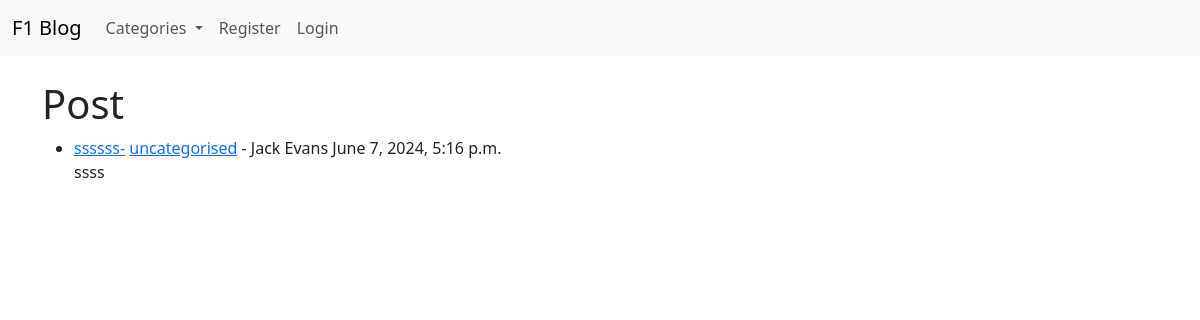
The app's page /, older data.
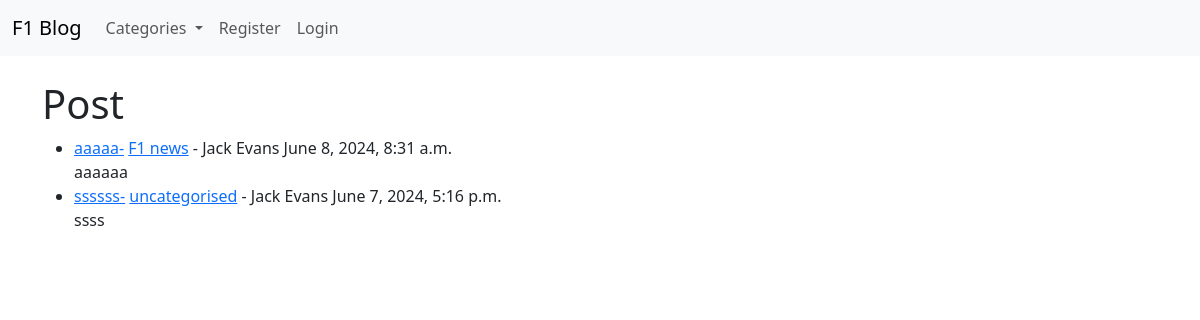
The same page, newer data.
### blog/models.py (models this page shows, shortened)
class Post(models.Model):
    title = models.CharField(max_length=255)
    title_tag = models.CharField(max_length=255, default="F1 blog")
    author = models.ForeignKey(User, on_delete=models.CASCADE)
    body = models.TextField()
    timestamp = models.DateTimeField(auto_now_add=True)
    post_date = models.DateField(auto_now_add=True)
    category = models.ForeignKey(Category, on_delete=models.CASCADE)
    snippet = models.CharField(
        max_length=255,
    )

class Category(models.Model):
    name = models.CharField(max_length=255, default="uncategorised")
    def __str__(self):
        return self.name

### blog/views.py (the view)
# urls.py: path("", Home.as_view(), name="home"),
class Home(ListView):
    model = Post
    template_name = "home.html"
    ordering = ["-timestamp"]
    def get_context_data(self, *args, **kwargs):
        cat_menu = Category.objects.all()
        context = super(Home, self).get_context_data(*args, **kwargs)
        context["cat_menu"] = cat_menu
        return context

### blog/templates/home.html (shortened to what this page needs)
{% extends 'base.html' %} {% block content %}
<h1>Post</h1>
<ul>
  {% for post in object_list %}
  <li>
    <a href="{% url 'article-details' post.pk %}">{{ post.title }}-</a>
    <a href="{% url 'category' post.category.pk %}">{{ post.category.name }}</a>
    - {{post.author.first_name}} {{post.author.last_name}} {{ post.timestamp }}
    <br />
    {{ post.snippet }}
  </li>
  {% endfor%}
</ul>
{% endblock %}

### blog/templates/base.html (shortened to what this page needs)
<!DOCTYPE html>
<html lang="en">
  <head>
    <link
      href="https://cdn.jsdelivr.net/npm/bootstrap@5.3.3/dist/css/bootstrap.min.css"
      rel="stylesheet"
    />
  </head>
  <body>
    <nav class="navbar navbar-expand-lg bg-body-tertiary">
        <div class="container-fluid">
          <a class="navbar-brand" href="{% url 'home' %}">F1 Blog</a>
          <div class="collapse navbar-collapse" id="navbarSupportedContent">
            <ul class="navbar-nav me-auto mb-2 mb-lg-0">
              {% if cat_menu %}
              <li class="nav-item dropdown">
                <a class="nav-link dropdown-toggle" href="#" role="button" data-bs-toggle="dropdown" aria-expanded="false">
                  Categories
                </a>
              </li>
              {% else %}
              <li class="nav-item">
                <a class="nav-link" href="{% url 'category-list' %}">Categories</a>
              </li>
              {% endif %}
              {% if user.is_authenticated %}
              <li class="nav-item">
                <a class="nav-link" href="{% url 'add_post' %}">Add Post</a>
              </li>
              <li class="nav-item">
                <a class="nav-link" href="{% url 'add_category' %}">Add Category</a>
              </li>
              <li class="nav-item">
                <a class="nav-link" href="{% url 'edit_profile' %}">Edit Profile</a>
              </li>
              <li class="nav-item">
                <a class="nav-link" href="{% url 'logout' %}">Logout</a>
              </li>
              {% else %}
              <li class="nav-item">
                <a class="nav-link" href="{% url 'register' %}">Register</a>
              </li>
              <li class="nav-item">
                <a class="nav-link" href="{% url 'login' %}">Login</a>
              </li>
              {% endif %}
            </ul>
          </div>
        </div>
      </nav>
    <br/>
    <div class="container">
    {% block content %} {% endblock %}
  </body>
</html>

Row changes from the older to the newer data that the page shows:
added Post: title "aaaaa", category.name "F1 news", author.first_name "Jack", author.last_name "Evans", timestamp "June 8, 2024, 8:31 a.m.", snippet "aaaaaa"
